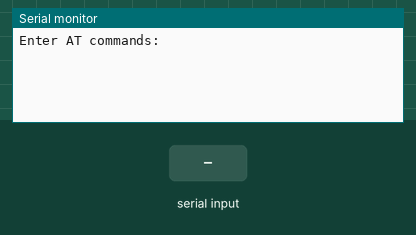
This sketch was run on a simulated Arduino Uno, built with avr-gcc and run on an emulated ATmega328P. Parts: the last lines printed to the serial monitor. The inputs (shaded band) are chosen by the test bench.

Above: at 1.2 s.
1.3 s: "1" received over the second serial link
At 2.4 s:
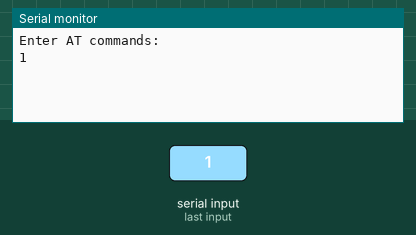
2.8 s: "0" received over the second serial link
At 3.6 s:
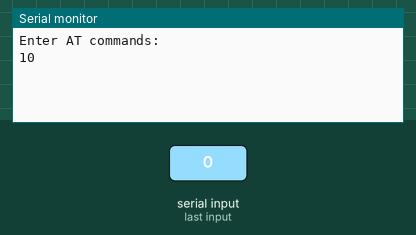

Measured:
- after the input at 1.3 s, the serial monitor: prints a new line at once (image 1)
- after the input at 2.8 s, the serial monitor: prints a new line at once (image 2)

The sketch:

sketch_jan26a.ino
```cpp
#include <SoftwareSerial.h>
SoftwareSerial HC05(2,3);
void setup()
{
Serial.begin(9600);
Serial.println("Enter AT commands:");
HC05.begin(38400);
}
void loop()
{
 if (HC05.available())
 Serial.write(HC05.read());
 if (Serial.available())
 HC05.write(Serial.read());
}
```
